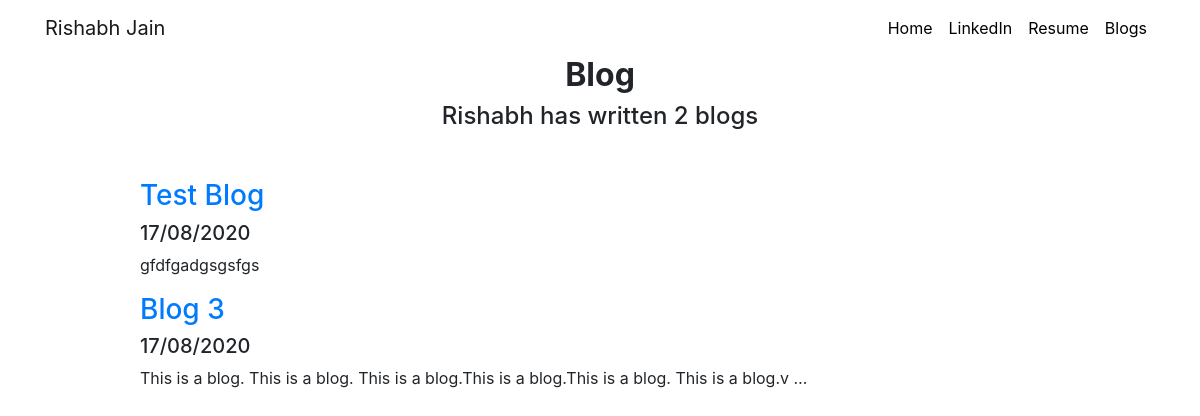
/blog/, run on an earlier commit of the app's database.
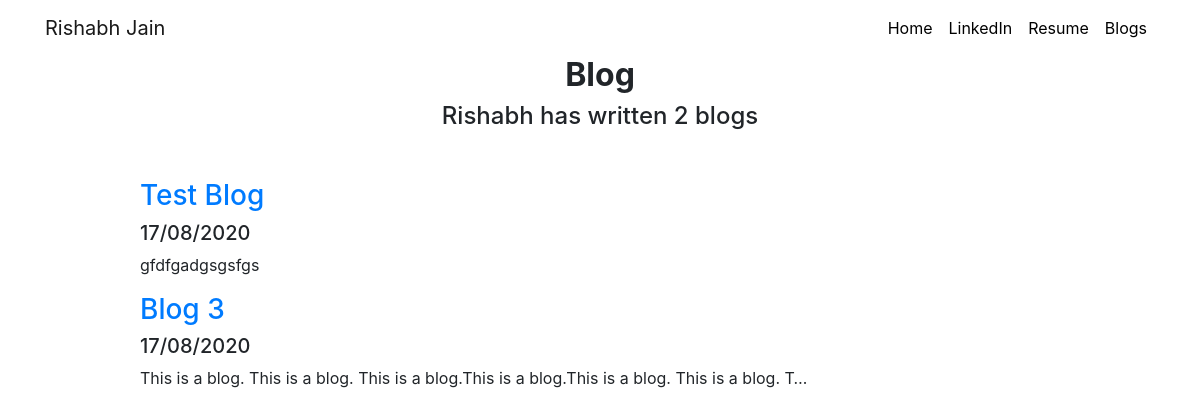
And on a later commit of the database.
### blog/models.py (models this page shows, shortened)
class Blog(models.Model):
    title = models.CharField(max_length = 250)
    description = models.TextField()
    date = models.DateField()

### blog/views.py (the view)
# urls.py: path('',views.blog,name = 'blog'),
def blog(request):
    blogs = Blog.objects.order_by('date')[:5]
    return render(request,'blogs/blog.html',{"blogs":blogs})

### blog/templates/blogs/blog.html
{% extends 'portfolio/base.html' %}
{% block content %}
<h2 id="blogtitle" class="text-center font-weight-bold">Blog</h2>
<h4 class="text-center mb-5">Rishabh has written {{blogs.count}} blog{{blogs.count|pluralize}} </h4>
{% for blog in blogs %}
    <div class="row justify-content-center">
        <div class="col-md-10">
            <a href="{% url 'blog:detail' blog.id%}">
                <h3>{{blog.title}}</h3>
            </a>
            <h5 class="class="text-muted"">{{ blog.date|date:'d/m/Y'}}</h5>
            <p> {{blog.description|striptags|truncatechars:100}} </p>
        </div>
    </div>
{% endfor %}
{% endblock %}

What changed in the data, as far as the page shows it:
changed Blog "Blog 3": description "This is a blog. This is a blog. This is a blog.This is a blog.This is a blog. This is a blog.v …" → "This is a blog. This is a blog. This is a blog.This is a blog.This is a blog. This is a blog. T…"
